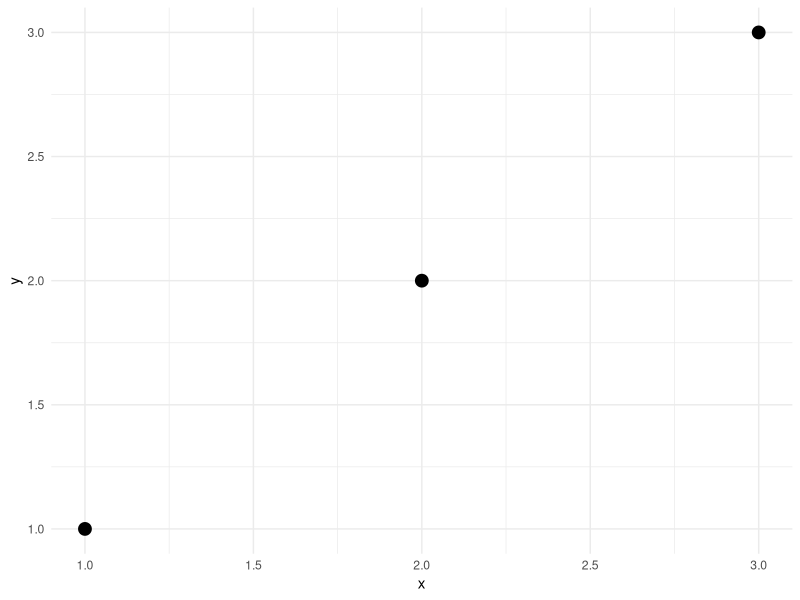
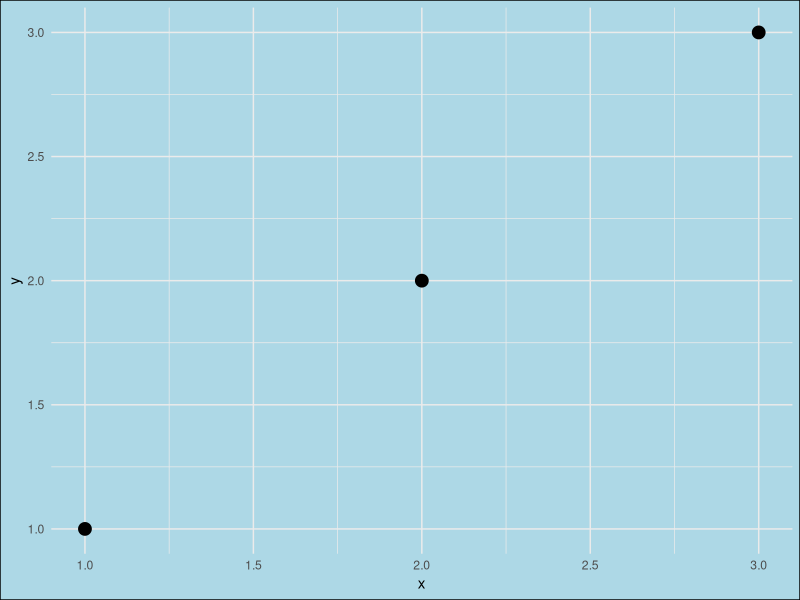
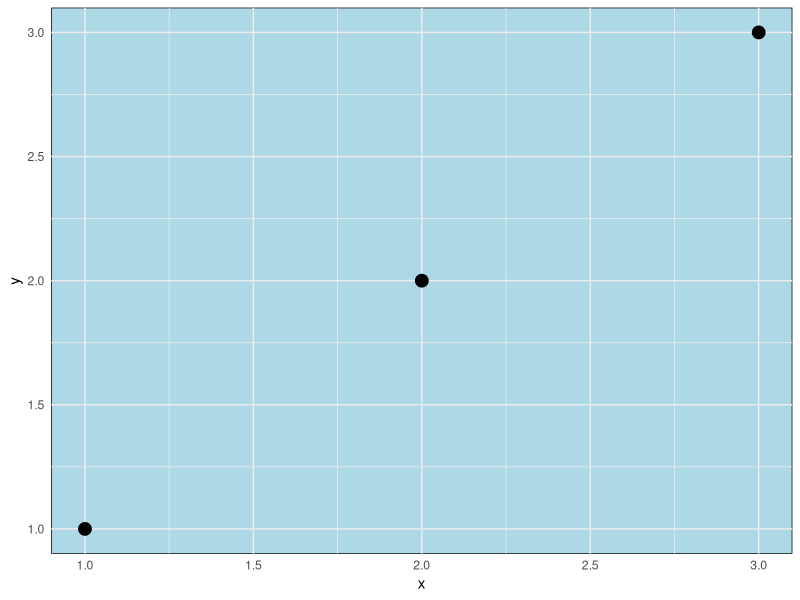
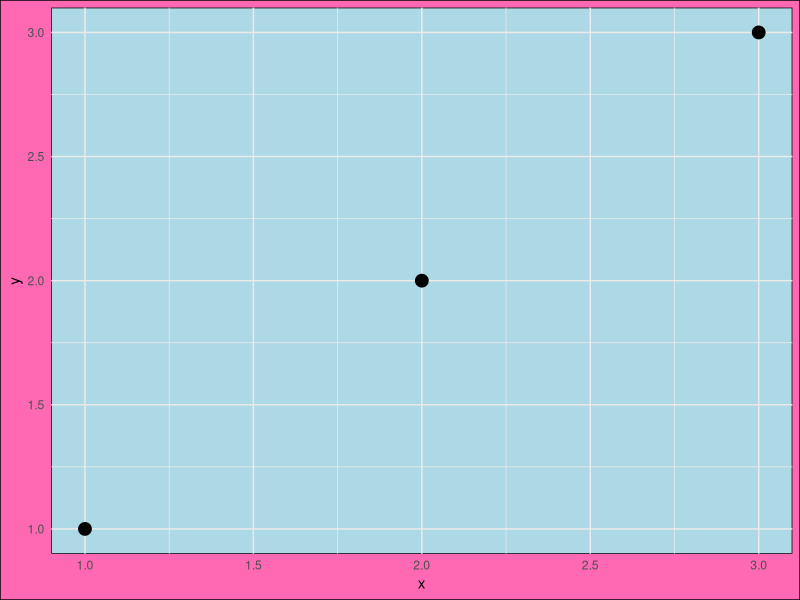
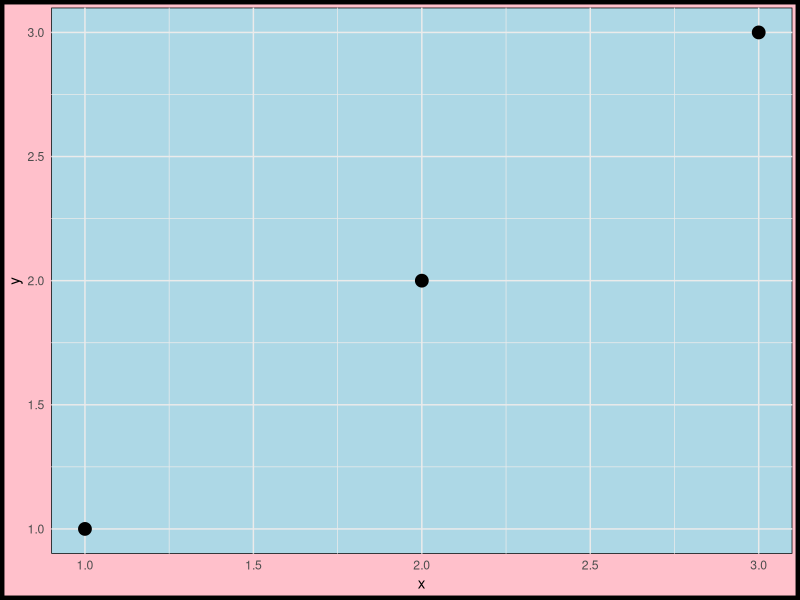
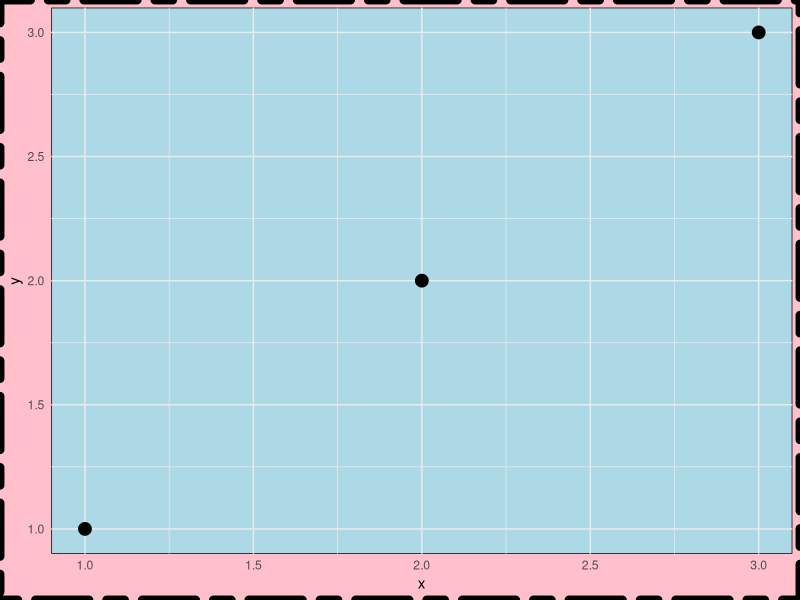
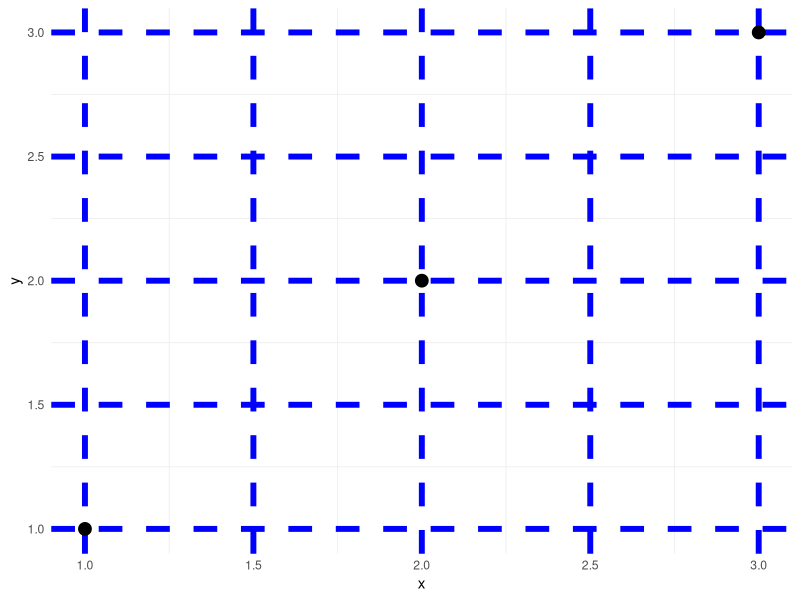
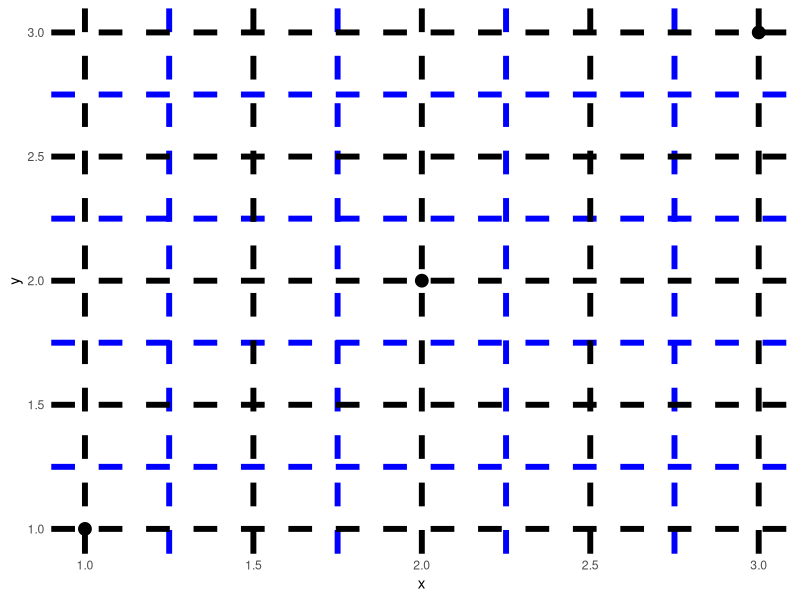

The R script that drew these images, in order: (Note: this script raises an error after producing the figures.)
## ---- chunk 1
#| label = "setup"
library(ggplot2)
library(dplyr)

## ---- chunk 2

df = data.frame(x = 1:3,
                 y = 1:3, 
                 z = LETTERS[1:3])

base = ggplot(df, aes(x, y)) +
  geom_point(size = 4) +
  theme_minimal()

print(base)

## ---- chunk 3
#| eval = FALSE,
#| echo = TRUE

# Don't run this code

element_rect(fill = NULL, 
             color = NULL, 
             linewidth = NULL, 
             linetype = NULL,
             inherit.blank = FALSE)

## ---- chunk 4
#| echo = TRUE
base + theme(plot.background = element_rect(fill = "lightblue"))
## ---- chunk 5
#| echo = TRUE

base + theme(panel.background = element_rect(fill = "lightblue"))
## ---- chunk 6
#| echo = TRUE
base + theme(plot.background = element_rect(fill = "hotpink"),
             panel.background = element_rect(fill = "lightblue"))
## ---- chunk 7
#| echo = TRUE
base + theme(plot.background = element_rect(fill = "pink", 
                                            color = "black", 
                                            linewidth = 3)) +
  theme(panel.background = element_rect(fill = "lightblue"))
## ---- chunk 8
#| echo = TRUE
base + theme(plot.background = element_rect(fill = "pink", 
                                            color = "black", 
                                            linewidth = 3, 
                                            linetype = "twodash")) +
  theme(panel.background = element_rect(fill = "lightblue"))
## ---- chunk 9
#| echo = TRUE
base + theme(panel.grid.major = element_line(color = "blue", 
                                             linewidth = 2, 
                                             linetype = "dashed"))

## ---- chunk 10
#| echo = TRUE
base + theme(panel.grid.minor = element_line(color = "blue", 
                                             linewidth = 2, 
                                             linetype = "dashed")) +
  theme(panel.grid.major = element_line(color = "black", 
                                             linewidth = 2, 
                                             linetype = "dashed"))

## ---- chunk 11
#| echo = TRUE

base + theme(aspect.ratio = 0.75)

## ---- chunk 12
#| eval = FALSE,
#| echo = TRUE

element_text(family = NULL, face = NULL, colour = NULL, linewidth = NULL,
  hjust = NULL, vjust = NULL, angle = NULL, lineheight = NULL,
  color = NULL, margin = NULL, debug = NULL, inherit.blank = FALSE)


element_line(colour = NULL, linewidth = NULL, linetype = NULL,
  lineend = NULL, color = NULL, arrow = NULL, inherit.blank = FALSE)

# where arrow describes the arrow head with the function arrow() with the following syntax

arrow(angle = 30, length = unit(0.25, "inches"),
      ends = "last", type = "open")
## ---- chunk 13
#| echo = TRUE
base + theme(axis.line = element_line(arrow = arrow(angle = 15, 
                                                    length = unit(.15, "inches"),
                                                    type = "closed")))
## ---- chunk 14
showtext_auto()
## ---- chunk 15
#| echo = TRUE
base + theme(axis.ticks = element_line(color = "red"),
             axis.ticks.length = unit(10, units = "pt"),
             axis.text = element_text(face = "bold", 
                                      size = 12, 
                                      angle = 30,
                                      family = "retina",
                                      hjust = 1))
## ---- chunk 16
#| echo = TRUE
base + geom_point(aes(color = z), size = 4) +
  theme(legend.key = element_blank(),
        legend.background = element_blank(),
        legend.title.align = 1,
        legend.position = c(0.1, 0.5))
## ---- chunk 17
#| echo = TRUE
p1 = base + geom_point(aes(color = z), size = 4) +
  scale_color_manual(values = c("red", "blue", "hotpink")) +
  theme(legend.key = element_rect(fill = "gray70"),
        legend.background = element_rect(fill = "gray90", color = "white"),
        legend.title.align = 1,
        legend.position = c(0.9, 0.5))
## ---- chunk 18
#| eval = FALSE,
#| echo = TRUE

# vector graphics
ggsave("plot01_2023-09-26.svg")
ggsave("plot01_2023-09-26.pdf", plot = p1,
       width = 11.5, 
       height = 8.5,
       dpi = 600)

# raster graphics 
ggsave("plot01_2023-09-26.png", plot = p1,
       width = 11.5, 
       height = 8.5,
       dpi = 600,
       bg = "white")


